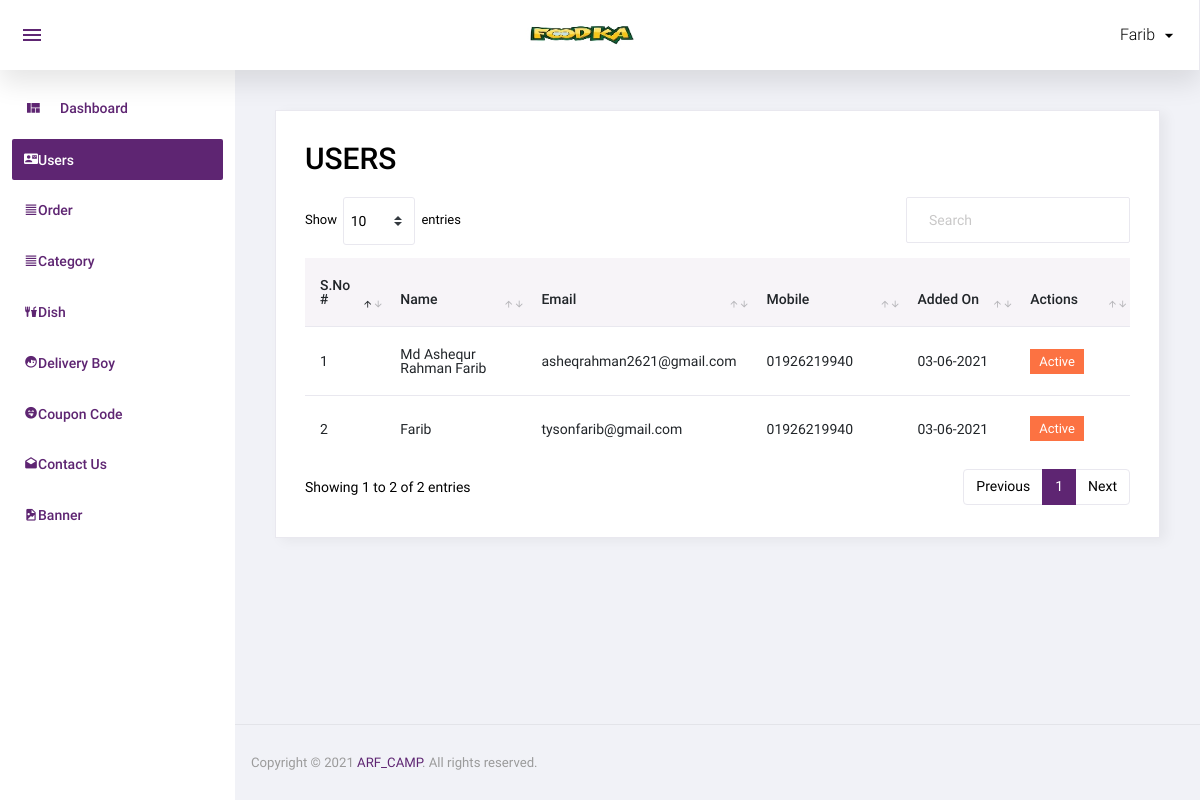
/admin/user.php (signed in), run on an earlier commit of the app's database.
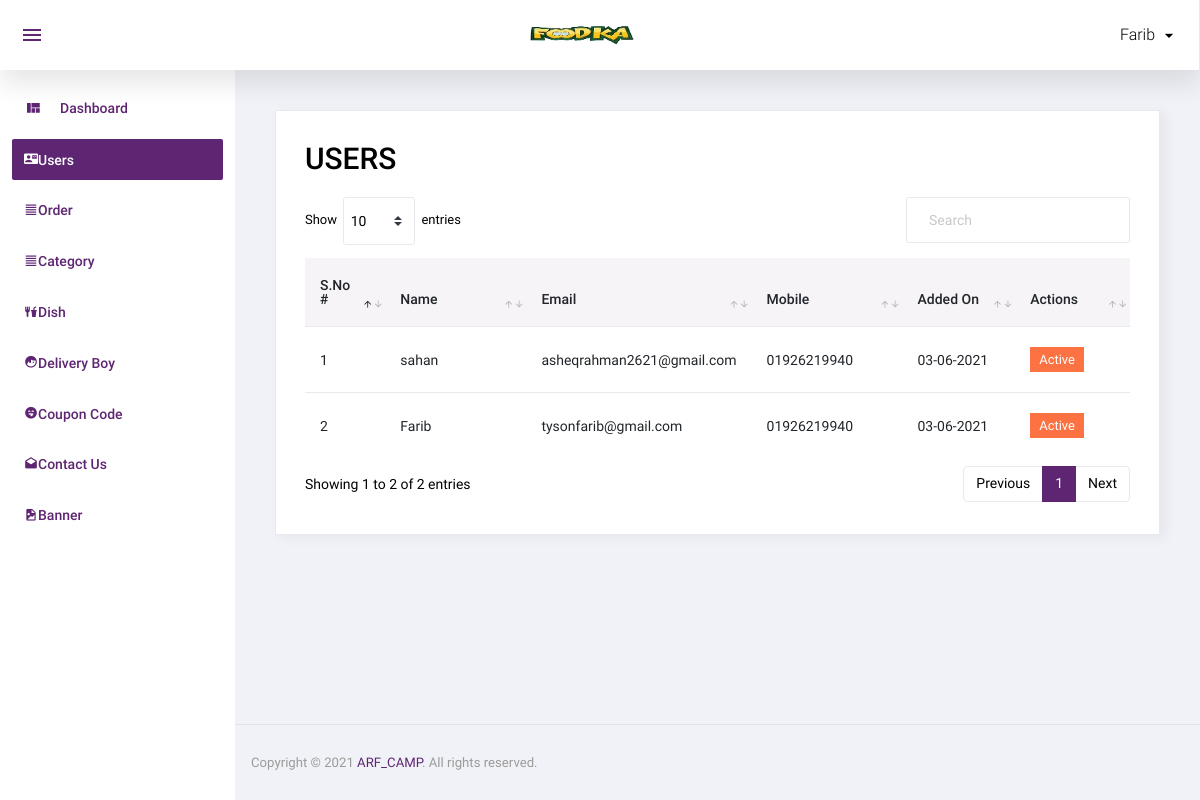
And on a later commit of the database.
### tables this page shows
CREATE TABLE `user` (
  `id` int(11) NOT NULL,
  `name` varchar(50) NOT NULL,
  `email` varchar(50) NOT NULL,
  `mobile` varchar(15) NOT NULL,
  `password` varchar(50) NOT NULL,
  `added_on` datetime NOT NULL,
  `status` int(11) NOT NULL,
  `email_verify` int(11) NOT NULL,
  `rand_str` varchar(50) NOT NULL
);

### admin/user.php (the view, shortened to what this page needs)
<?php
include('top.php');
$sql="select * from user order by id desc";
$res=mysqli_query($con,$sql);
 ?>
  <div class="card">
            <div class="card-body">
               <h1 class="grid_title">USERS</h1>
              <div class="row grid_box">
                <div class="col-12">
                  <div class="table-responsive">
                    <table id="order-listing" class="table">
                      <thead>
                         <tr>
                            <th width="10%">S.No #</th>
                            <th width="20%">Name</th>
                            <th width="20%">Email</th>
							<th width="20%">Mobile</th>
                            <th width="15%">Added On</th>
							<th width="15%">Actions</th>
                        </tr>
                      </thead>
<tbody>
       <?php
       if(mysqli_num_rows($res)>0)
       {
		$i=1;
		while($row=mysqli_fetch_assoc($res)){
		?>
	<tr>
                            <td><?php echo $i?></td>
                            <td><?php echo $row['name']?></td>
							<td><?php echo $row['email']?></td>
							<td><?php echo $row['mobile']?></td>
							<td>
							<?php
							$dateStr=strtotime($row['added_on']);
							echo date('d-m-Y',$dateStr);
							?>
							</td>
							<td>
								<?php
								if($row['status']==1){
								?>
								<a href="?id=<?php echo $row['id']?>&type=deactive"><label class="badge badge-danger hand_cursor">Active</label></a>
								<?php
								}else{
								?>
								<a href="?id=<?php echo $row['id']?>&type=active"><label class="badge badge-info hand_cursor">Deactive</label></a>
								<?php
								}
								?>
							</td>
          </tr>
                <?php
				$i++;
				}
		}
				else
					{ ?>
						<tr>
							<td colspan="5">No data found</td>
						</tr>
						<?php } ?>
                      </tbody>
                    </table>
                  </div>
				</div>
              </div>
            </div>
          </div>
 <?php
include('footer.php');
 ?>

What changed in the data, as far as the page shows it:
changed user "asheqrahman2621@gmail.com": name "Md Ashequr Rahman Farib" → "sahan"
